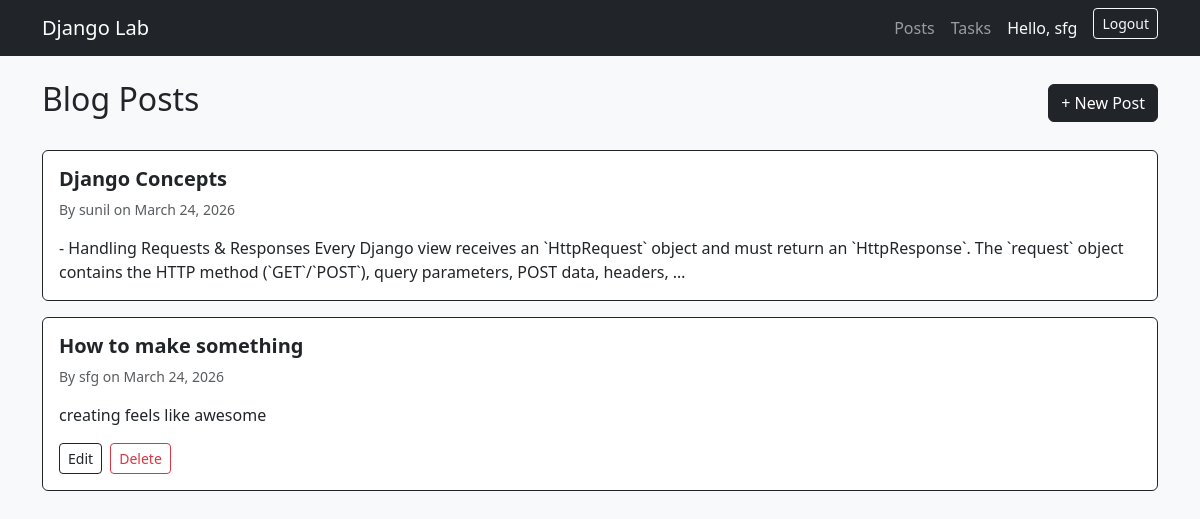
The app's page /posts/ (signed in) with its own data.
### blog/models.py (models this page shows, shortened)
class Post(models.Model):
    title   = models.CharField(max_length=200)
    content = models.TextField()
    author  = models.ForeignKey(
        User,
        on_delete=models.CASCADE,
        related_name='posts'
    )
    created_at = models.DateTimeField(default=timezone.now)
    updated_at = models.DateTimeField(auto_now=True)
    is_published = models.BooleanField(default=True)
    class Meta:
        ordering = ['-created_at']

### blog/views.py (the view)
# urls.py: path('posts/',              views.post_list,     name='post_list'),
def post_list(request):
    posts = Post.objects.filter(is_published=True).select_related('author')
    return render(request, 'blog/post_list.html', {'posts': posts})

### blog/templates/blog/post_list.html (shortened to what this page needs)
{% extends 'blog/base.html' %}
{% block content %}
<div class="d-flex justify-content-between align-items-center mb-4">
  <h2>Blog Posts</h2>
  {% if user.is_authenticated %}
    <a href="{% url 'post_create' %}" class="btn btn-dark">+ New Post</a>
  {% endif %}
</div>
{% if posts %}
  {% for post in posts %}
    <div class="card mb-3 border-dark">
      <div class="card-body">
        <h5 class="card-title">
          <a href="{% url 'post_detail' post.pk %}" class="text-dark text-decoration-none fw-bold">{{ post.title }}</a>
        </h5>
        <p class="card-text text-muted small">
          By {{ post.author.username }} on {{ post.created_at|date:"F j, Y" }}
        </p>
        <p class="card-text">{{ post.content|truncatewords:30 }}</p>
        {% if user == post.author %}
          <a href="{% url 'post_update' post.pk %}" class="btn btn-sm btn-outline-dark">Edit</a>
          <a href="{% url 'post_delete' post.pk %}" class="btn btn-sm btn-outline-danger ms-1">Delete</a>
        {% endif %}
      </div>
    </div>
  {% endfor %}
{% else %}
  <p class="text-muted">No posts yet. Be the first to create one!</p>
{% endif %}
{% endblock %}

### blog/templates/blog/base.html (shortened to what this page needs)
<!DOCTYPE html>
<html lang="en">
<head>
  <link href="https://cdn.jsdelivr.net/npm/bootstrap@5.3.0/dist/css/bootstrap.min.css" rel="stylesheet">
</head>
<body class="bg-light text-dark">
  <nav class="navbar navbar-expand-lg navbar-dark bg-dark">
    <div class="container">
      <a class="navbar-brand" href="{% url 'home' %}">Django Lab</a>
      <div class="navbar-nav ms-auto">
        <a class="nav-link" href="{% url 'post_list' %}">Posts</a>
        <a class="nav-link" href="{% url 'task_list' %}">Tasks</a>
        {% if user.is_authenticated %}
          <span class="nav-link text-light">Hello, {{ user.username }}</span>
          <form method="POST" action="{% url 'logout' %}" class="d-inline">
            <button type="submit" class="btn btn-sm btn-outline-light ms-2">Logout</button>
          </form>
        {% else %}
          <a class="nav-link" href="{% url 'login' %}">Login</a>
          <a class="nav-link" href="{% url 'register' %}">Register</a>
        {% endif %}
      </div>
    </div>
  </nav>
  <main class="container my-4">
    {% block content %}{% endblock %}
  </main>
</body>
</html>

### records on screen
Post: title "Django Concepts", author.username "sunil", created_at "March 24, 2026", content "- Handling Requests & Responses Every Django view receives an `HttpRequest` object and must return an `HttpResponse`. The `request` object contains the HTTP method (`GET`/`POST`), query parameters, POST data, headers, …"
Post: title "How to make something", author.username "sfg", created_at "March 24, 2026", content "creating feels like awesome", shows "Edit"

### other values on screen
{{ user.username }} "sfg"
